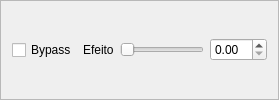
<?xml version="1.0" encoding="UTF-8"?>
<ui version="4.0">
 <class>EffectWidget</class>
 <widget class="QFrame" name="EffectWidget">
  <property name="frameShape"><enum>QFrame::StyledPanel</enum></property>
  <layout class="QHBoxLayout" name="horizontalLayout">
   <item><widget class="QCheckBox" name="checkBypass"><property name="text"><string>Bypass</string></property></widget></item>
   <item><widget class="QLabel" name="labelEffectName"><property name="text"><string>Efeito</string></property></widget></item>
   <item><widget class="QSlider" name="sliderParam"><property name="orientation"><enum>Qt::Horizontal</enum></property></widget></item>
   <item><widget class="QDoubleSpinBox" name="spinParamValue"/></item>
  </layout>
 </widget>
</ui>
